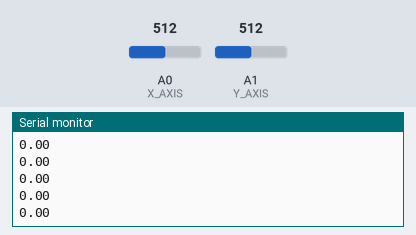
Simulated run of this sketch. Board: Arduino Uno, built with avr-gcc and run on an emulated ATmega328P. Shown: the last lines printed to the serial monitor. Inputs (shaded band) come from the test bench; at power-on: A0 (X_AXIS) = 512, A1 (Y_AXIS) = 512.

Above: at 1.2 s.
1.3 s: A0 (X_AXIS) set to 716
At 1.49 s:
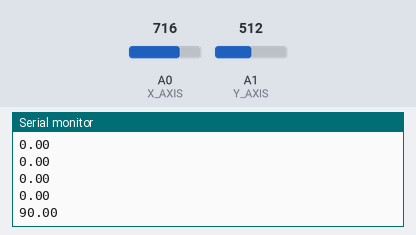
2.8 s: A1 (Y_AXIS) set to 716
At 2.84 s:
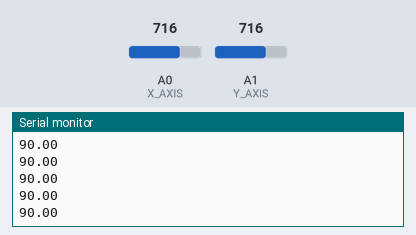
4.3 s: A0 (X_AXIS) set to 900
At 4.35 s:
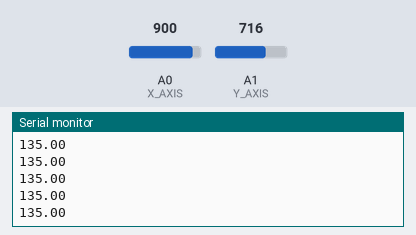
5.8 s: A1 (Y_AXIS) set to 511
At 5.86 s:
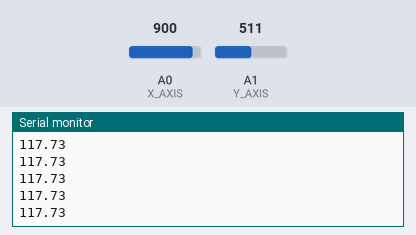
Timing chart, 0 to 8.3 s (numbered marks = the images above; inputs shaded):
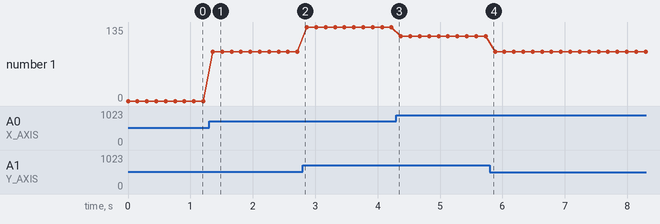

The sketch:

241011_17_joystick_2.ino
```cpp
const int X_AXIS = A0;
const int Y_AXIS = A1;
const int ZERO_POS = 512;

void setup() {
  // put your setup code here, to run once:
  Serial.begin(9600);
}

void loop() {
  // put your main code here, to run repeatedly:
  int x = analogRead(X_AXIS);
  int y = analogRead(Y_AXIS);

  x = x - ZERO_POS;
  y = (y - ZERO_POS) * -1;

  double degree = atan2(x, y) * 180 / PI;
  Serial.println(degree);
  delay(150);
}
```

Measured:
- after the input at 1.3 s, the serial monitor: prints a new line after 0.06 s (image 1)
- plotted number 1: 0 → 90 after the input at 1.3 s, 90 → 135 after the input at 2.8 s, 135 → 117.73 after the input at 4.3 s, 117.73 → 89.85 after the input at 5.8 s
